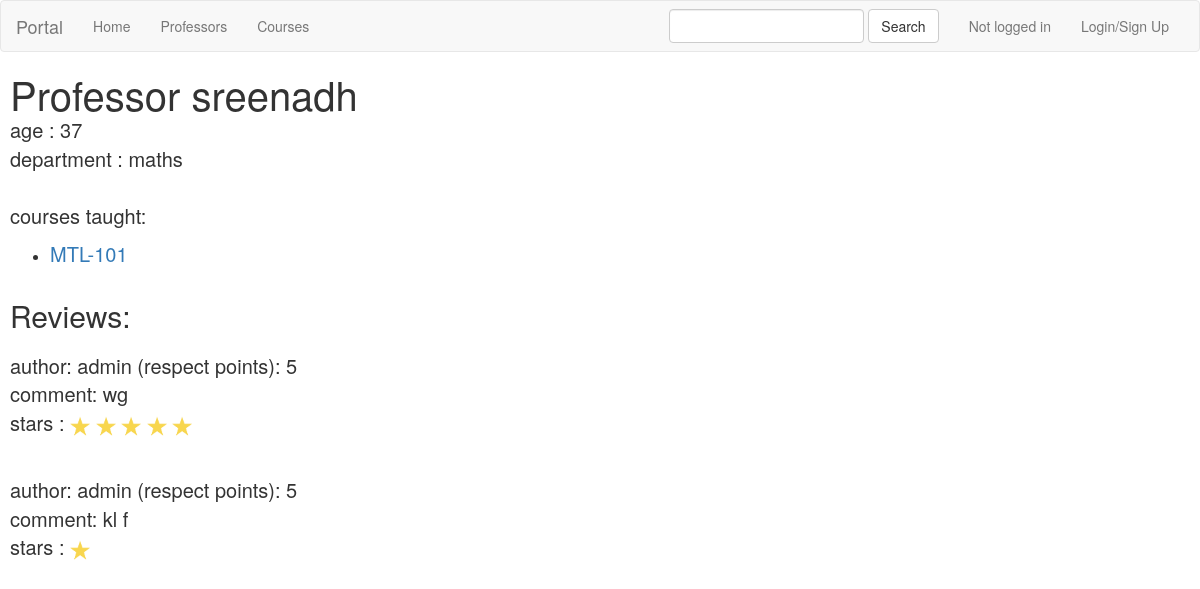
Page /professors/1/ on the earlier database version.
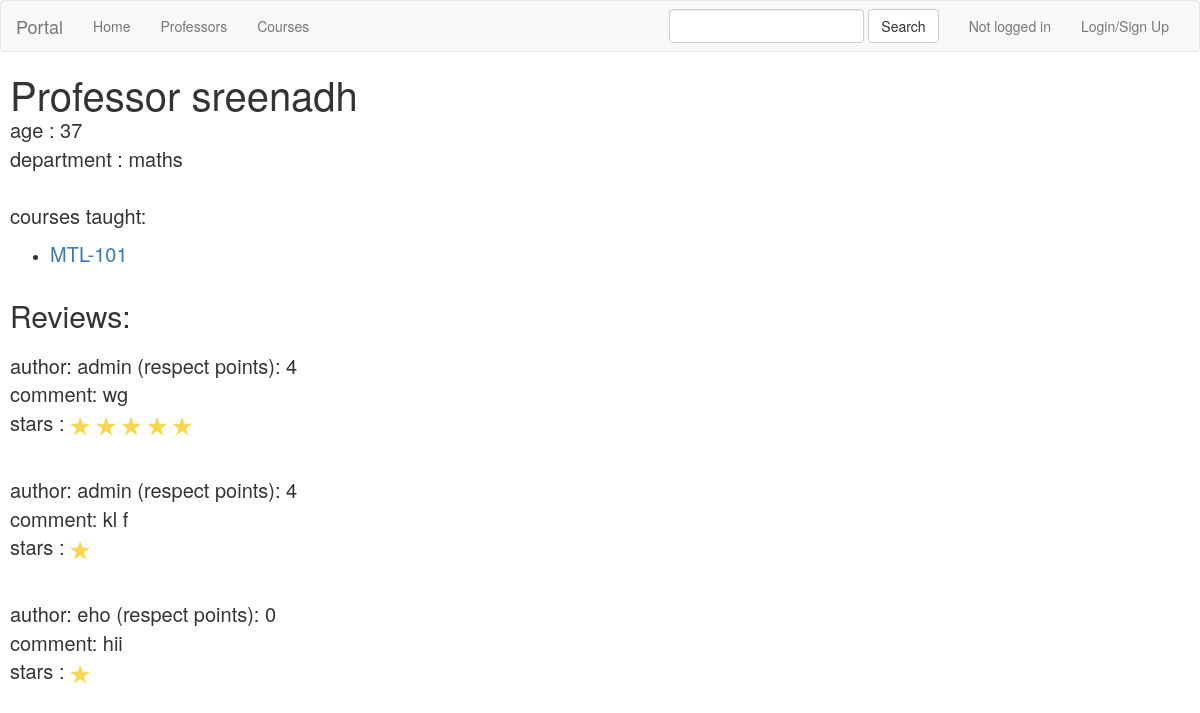
Same page on the later database version.
### courses/models.py (models this page shows, shortened)
class Course(models.Model):
    name = models.CharField(max_length=100)
    department = models.CharField(max_length=100)
    profs_teaching = models.ManyToManyField(Professor,related_name='all_courses_taught')

### professors/models.py (models this page shows, shortened)
class Prof_Rating(Rating):
    datetime = models.DateTimeField(default=datetime.now)
    comment = models.CharField(max_length=1000)
    stars = models.IntegerField(default=1,validators=[MaxValueValidator(5), MinValueValidator(1)])
    professor = models.ForeignKey(Professor, on_delete=models.CASCADE)
    user = models.ForeignKey(User,default=None,on_delete=models.CASCADE)
    postAnonymously = models.BooleanField(default=False)
    liked_by = models.ManyToManyField(User,related_name='all_liked_profrating')
    reported = models.BooleanField(default=False)
    last_reported_time = models.DateTimeField(default=now,blank=True)

### users/models.py (models this page shows)
class UserProfile(models.Model):
    respect_points = models.IntegerField(default=0)
    user = models.OneToOneField(User, on_delete=models.CASCADE)
    is_banned = models.BooleanField(default=False)
    ban_days=models.IntegerField(default=0)
    banned_on=models.DateTimeField(default=now,blank=True)
    indefinite_ban=models.BooleanField(default=False)

### professors/views.py (the view)
# urls.py: url(r'^(?P<pk>[0-9]+)/$', views.DetailView.as_view(), name='detail'),
class DetailView(generic.DetailView):
    model = Professor
    template_name = 'professors/details.html'
    context_object_name = 'prof'

### professors/templates/professors/details.html (shortened to what this page needs)
{% extends 'root/base.html' %}
{% block body %}
{% load static %}
<h1 style="display:inline">Professor {{prof.name}}</h1>
<p>
    age : {{ prof.age}}<br>
    department : {{prof.department}}<br><br>
    courses taught:
</p>
    <ul>
    {% for course in prof.all_courses_taught.all %}
    <li>
        <a style="font-size:20px" href="{% url 'courses:detail' course.id %}">{{course.name}}</a>
    </li>
    {% endfor %}
    </ul>
    <br>
<h2 style="display:inline">Reviews:</h2>
<br><br>
{% for rating in prof.prof_rating_set.all %}
<div id="{{rating.id}}">
    <p> author:
        {% if not rating.postAnonymously or user.is_superuser %}
            {{ rating.user.username }}
            (respect points): {{rating.user.userprofile.respect_points}}
        {% endif %}
        <br>
        comment: {{ rating.comment }}
        <br>
        stars :
        {% for _ in ''|center:rating.stars %}
            <img id ="star" height="20px" width="20px">
        {% endfor %}<br>
        <br>
    </p>
</div>
{% endfor %}
{% endblock %}

Differences in the rows shown:
changed through a linked row, Prof_Rating "wg": user.userprofile.respect_points "5" → "4"
changed through a linked row, Prof_Rating "kl f": user.userprofile.respect_points "5" → "4"
added Prof_Rating: user.username "eho", user.userprofile.respect_points "0", comment "hii", stars 1 (drawn)
